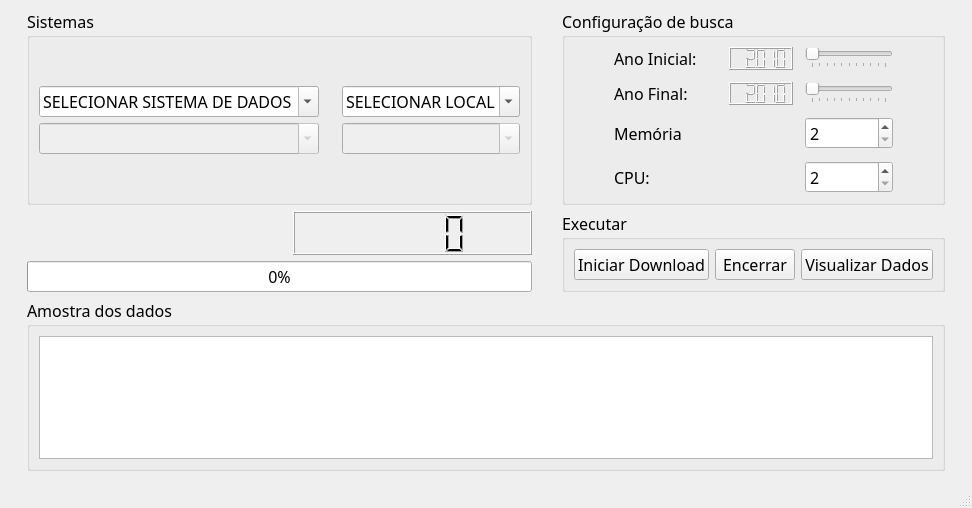
<?xml version="1.0" encoding="UTF-8"?>
<ui version="4.0">
 <class>MainWindow</class>
 <widget class="QMainWindow" name="MainWindow">
  <property name="geometry">
   <rect>
    <x>0</x>
    <y>0</y>
    <width>972</width>
    <height>508</height>
   </rect>
  </property>
  <property name="font">
   <font>
    <family>Noto Sans</family>
    <pointsize>12</pointsize>
    <weight>50</weight>
    <italic>false</italic>
    <bold>false</bold>
   </font>
  </property>
  <property name="windowTitle">
   <string>pyBIS</string>
  </property>
  <property name="styleSheet">
   <string notr="true">font: 12pt &quot;Noto Sans&quot;;</string>
  </property>
  <widget class="QWidget" name="centralwidget">
   <layout class="QGridLayout" name="gridLayout_5">
    <item row="2" column="3">
     <widget class="QGroupBox" name="groupBox_3">
      <property name="title">
       <string>Executar</string>
      </property>
      <layout class="QGridLayout" name="gridLayout_9">
       <item row="0" column="0">
        <layout class="QGridLayout" name="gridLayout_2">
         <item row="0" column="0">
          <widget class="QPushButton" name="pushButton">
           <property name="text">
            <string>Iniciar Download</string>
           </property>
          </widget>
         </item>
         <item row="0" column="2">
          <widget class="QPushButton" name="pushButton_2">
           <property name="text">
            <string>Visualizar Dados</string>
           </property>
          </widget>
         </item>
         <item row="0" column="1">
          <widget class="QPushButton" name="pushButton_3">
           <property name="text">
            <string>Encerrar</string>
           </property>
          </widget>
         </item>
        </layout>
       </item>
      </layout>
     </widget>
    </item>
    <item row="1" column="1">
     <widget class="QGroupBox" name="groupBox">
      <property name="title">
       <string>Sistemas</string>
      </property>
      <layout class="QGridLayout" name="gridLayout_7">
       <item row="0" column="0">
        <layout class="QGridLayout" name="gridLayout">
         <item row="1" column="0">
          <widget class="QComboBox" name="comboBox_2">
           <property name="enabled">
            <bool>false</bool>
           </property>
           <property name="editable">
            <bool>true</bool>
           </property>
          </widget>
         </item>
         <item row="0" column="0">
          <widget class="QComboBox" name="comboBox">
           <property name="editable">
            <bool>true</bool>
           </property>
           <item>
            <property name="text">
             <string>SELECIONAR SISTEMA DE DADOS</string>
            </property>
           </item>
           <item>
            <property name="text">
             <string>SIHSUS</string>
            </property>
           </item>
           <item>
            <property name="text">
             <string>SIM</string>
            </property>
           </item>
           <item>
            <property name="text">
             <string>SINAN</string>
            </property>
           </item>
           <item>
            <property name="text">
             <string>SINASC</string>
            </property>
           </item>
          </widget>
         </item>
         <item row="1" column="2">
          <widget class="QComboBox" name="comboBox_4">
           <property name="enabled">
            <bool>false</bool>
           </property>
           <property name="editable">
            <bool>true</bool>
           </property>
          </widget>
         </item>
         <item row="0" column="1">
          <spacer name="horizontalSpacer_4">
           <property name="orientation">
            <enum>Qt::Horizontal</enum>
           </property>
           <property name="sizeType">
            <enum>QSizePolicy::Preferred</enum>
           </property>
           <property name="sizeHint" stdset="0">
            <size>
             <width>20</width>
             <height>20</height>
            </size>
           </property>
          </spacer>
         </item>
         <item row="0" column="2">
          <widget class="QComboBox" name="comboBox_3">
           <property name="editable">
            <bool>true</bool>
           </property>
           <property name="currentText">
            <string>SELECIONAR LOCAL</string>
           </property>
           <item>
            <property name="text">
             <string>SELECIONAR LOCAL</string>
            </property>
           </item>
           <item>
            <property name="text">
             <string>BRASIL</string>
            </property>
           </item>
           <item>
            <property name="text">
             <string>REGIÃO</string>
            </property>
           </item>
           <item>
            <property name="text">
             <string>ESTADO</string>
            </property>
           </item>
          </widget>
         </item>
        </layout>
       </item>
      </layout>
     </widget>
    </item>
    <item row="3" column="1" colspan="3">
     <widget class="QGroupBox" name="groupBox_4">
      <property name="title">
       <string>Amostra dos dados</string>
      </property>
      <layout class="QGridLayout" name="gridLayout_10">
       <item row="0" column="0">
        <layout class="QGridLayout" name="gridLayout_4">
         <item row="0" column="0">
          <spacer name="verticalSpacer_2">
           <property name="orientation">
            <enum>Qt::Vertical</enum>
           </property>
           <property name="sizeType">
            <enum>QSizePolicy::Preferred</enum>
           </property>
           <property name="sizeHint" stdset="0">
            <size>
             <width>20</width>
             <height>40</height>
            </size>
           </property>
          </spacer>
         </item>
         <item row="1" column="0">
          <widget class="QTableWidget" name="tableWidget"/>
         </item>
        </layout>
       </item>
      </layout>
     </widget>
    </item>
    <item row="1" column="0">
     <spacer name="horizontalSpacer">
      <property name="orientation">
       <enum>Qt::Horizontal</enum>
      </property>
      <property name="sizeType">
       <enum>QSizePolicy::Preferred</enum>
      </property>
      <property name="sizeHint" stdset="0">
       <size>
        <width>20</width>
        <height>20</height>
       </size>
      </property>
     </spacer>
    </item>
    <item row="1" column="4">
     <spacer name="horizontalSpacer_2">
      <property name="orientation">
       <enum>Qt::Horizontal</enum>
      </property>
      <property name="sizeType">
       <enum>QSizePolicy::Preferred</enum>
      </property>
      <property name="sizeHint" stdset="0">
       <size>
        <width>20</width>
        <height>20</height>
       </size>
      </property>
     </spacer>
    </item>
    <item row="1" column="3">
     <widget class="QGroupBox" name="groupBox_2">
      <property name="title">
       <string>Configuração de busca</string>
      </property>
      <layout class="QGridLayout" name="gridLayout_8">
       <item row="0" column="0">
        <layout class="QGridLayout" name="gridLayout_6">
         <property name="sizeConstraint">
          <enum>QLayout::SetMinAndMaxSize</enum>
         </property>
         <property name="spacing">
          <number>12</number>
         </property>
         <item row="0" column="1">
          <widget class="QLabel" name="label">
           <property name="text">
            <string>Ano Inicial:</string>
           </property>
          </widget>
         </item>
         <item row="2" column="4">
          <widget class="QSpinBox" name="spinBox">
           <property name="maximumSize">
            <size>
             <width>400</width>
             <height>16777215</height>
            </size>
           </property>
           <property name="minimum">
            <number>2</number>
           </property>
          </widget>
         </item>
         <item row="0" column="2">
          <spacer name="horizontalSpacer_5">
           <property name="orientation">
            <enum>Qt::Horizontal</enum>
           </property>
           <property name="sizeType">
            <enum>QSizePolicy::Preferred</enum>
           </property>
           <property name="sizeHint" stdset="0">
            <size>
             <width>20</width>
             <height>20</height>
            </size>
           </property>
          </spacer>
         </item>
         <item row="1" column="3">
          <widget class="QLCDNumber" name="lcdNumber_2">
           <property name="intValue" stdset="0">
            <number>2010</number>
           </property>
          </widget>
         </item>
         <item row="1" column="1">
          <widget class="QLabel" name="label_2">
           <property name="text">
            <string>Ano Final:</string>
           </property>
          </widget>
         </item>
         <item row="0" column="4">
          <widget class="QSlider" name="horizontalSlider">
           <property name="maximumSize">
            <size>
             <width>400</width>
             <height>16777215</height>
            </size>
           </property>
           <property name="minimum">
            <number>2010</number>
           </property>
           <property name="maximum">
            <number>2020</number>
           </property>
           <property name="pageStep">
            <number>1</number>
           </property>
           <property name="orientation">
            <enum>Qt::Horizontal</enum>
           </property>
           <property name="tickPosition">
            <enum>QSlider::TicksBelow</enum>
           </property>
           <property name="tickInterval">
            <number>1</number>
           </property>
          </widget>
         </item>
         <item row="1" column="4">
          <widget class="QSlider" name="horizontalSlider_2">
           <property name="maximumSize">
            <size>
             <width>400</width>
             <height>16777215</height>
            </size>
           </property>
           <property name="minimum">
            <number>2010</number>
           </property>
           <property name="maximum">
            <number>2020</number>
           </property>
           <property name="pageStep">
            <number>1</number>
           </property>
           <property name="orientation">
            <enum>Qt::Horizontal</enum>
           </property>
           <property name="tickPosition">
            <enum>QSlider::TicksBelow</enum>
           </property>
           <property name="tickInterval">
            <number>1</number>
           </property>
          </widget>
         </item>
         <item row="0" column="3">
          <widget class="QLCDNumber" name="lcdNumber">
           <property name="intValue" stdset="0">
            <number>2010</number>
           </property>
          </widget>
         </item>
         <item row="0" column="7">
          <spacer name="horizontalSpacer_8">
           <property name="orientation">
            <enum>Qt::Horizontal</enum>
           </property>
           <property name="sizeType">
            <enum>QSizePolicy::Preferred</enum>
           </property>
           <property name="sizeHint" stdset="0">
            <size>
             <width>40</width>
             <height>20</height>
            </size>
           </property>
          </spacer>
         </item>
         <item row="3" column="4">
          <widget class="QSpinBox" name="spinBox_2">
           <property name="maximumSize">
            <size>
             <width>400</width>
             <height>16777215</height>
            </size>
           </property>
           <property name="minimum">
            <number>2</number>
           </property>
          </widget>
         </item>
         <item row="0" column="0">
          <spacer name="horizontalSpacer_6">
           <property name="orientation">
            <enum>Qt::Horizontal</enum>
           </property>
           <property name="sizeType">
            <enum>QSizePolicy::Preferred</enum>
           </property>
           <property name="sizeHint" stdset="0">
            <size>
             <width>40</width>
             <height>20</height>
            </size>
           </property>
          </spacer>
         </item>
         <item row="1" column="2">
          <spacer name="horizontalSpacer_7">
           <property name="orientation">
            <enum>Qt::Horizontal</enum>
           </property>
           <property name="sizeType">
            <enum>QSizePolicy::Preferred</enum>
           </property>
           <property name="sizeHint" stdset="0">
            <size>
             <width>20</width>
             <height>20</height>
            </size>
           </property>
          </spacer>
         </item>
         <item row="2" column="1">
          <widget class="QLabel" name="label_3">
           <property name="text">
            <string>Memória</string>
           </property>
          </widget>
         </item>
         <item row="3" column="1">
          <widget class="QLabel" name="label_4">
           <property name="text">
            <string>CPU:</string>
           </property>
          </widget>
         </item>
        </layout>
       </item>
      </layout>
     </widget>
    </item>
    <item row="2" column="1">
     <layout class="QGridLayout" name="gridLayout_3">
      <item row="1" column="0">
       <widget class="QProgressBar" name="progressBar">
        <property name="value">
         <number>0</number>
        </property>
       </widget>
      </item>
      <item row="0" column="0">
       <layout class="QHBoxLayout" name="horizontalLayout">
        <item>
         <widget class="QLabel" name="label_5">
          <property name="text">
           <string/>
          </property>
         </widget>
        </item>
        <item>
         <spacer name="horizontalSpacer_9">
          <property name="orientation">
           <enum>Qt::Horizontal</enum>
          </property>
          <property name="sizeType">
           <enum>QSizePolicy::Preferred</enum>
          </property>
          <property name="sizeHint" stdset="0">
           <size>
            <width>20</width>
            <height>20</height>
           </size>
          </property>
         </spacer>
        </item>
        <item>
         <widget class="QLCDNumber" name="lcdNumber_3"/>
        </item>
       </layout>
      </item>
     </layout>
    </item>
    <item row="0" column="1">
     <spacer name="verticalSpacer">
      <property name="orientation">
       <enum>Qt::Vertical</enum>
      </property>
      <property name="sizeType">
       <enum>QSizePolicy::Preferred</enum>
      </property>
      <property name="sizeHint" stdset="0">
       <size>
        <width>20</width>
        <height>20</height>
       </size>
      </property>
     </spacer>
    </item>
    <item row="1" column="2">
     <spacer name="horizontalSpacer_3">
      <property name="orientation">
       <enum>Qt::Horizontal</enum>
      </property>
      <property name="sizeType">
       <enum>QSizePolicy::Preferred</enum>
      </property>
      <property name="sizeHint" stdset="0">
       <size>
        <width>20</width>
        <height>20</height>
       </size>
      </property>
     </spacer>
    </item>
   </layout>
  </widget>
  <widget class="QStatusBar" name="statusbar"/>
 </widget>
 <resources/>
 <connections>
  <connection>
   <sender>horizontalSlider</sender>
   <signal>valueChanged(int)</signal>
   <receiver>lcdNumber</receiver>
   <slot>display(int)</slot>
   <hints>
    <hint type="sourcelabel">
     <x>679</x>
     <y>22</y>
    </hint>
    <hint type="destinationlabel">
     <x>581</x>
     <y>30</y>
    </hint>
   </hints>
  </connection>
  <connection>
   <sender>horizontalSlider_2</sender>
   <signal>valueChanged(int)</signal>
   <receiver>lcdNumber_2</receiver>
   <slot>display(int)</slot>
   <hints>
    <hint type="sourcelabel">
     <x>664</x>
     <y>62</y>
    </hint>
    <hint type="destinationlabel">
     <x>582</x>
     <y>64</y>
    </hint>
   </hints>
  </connection>
 </connections>
</ui>
